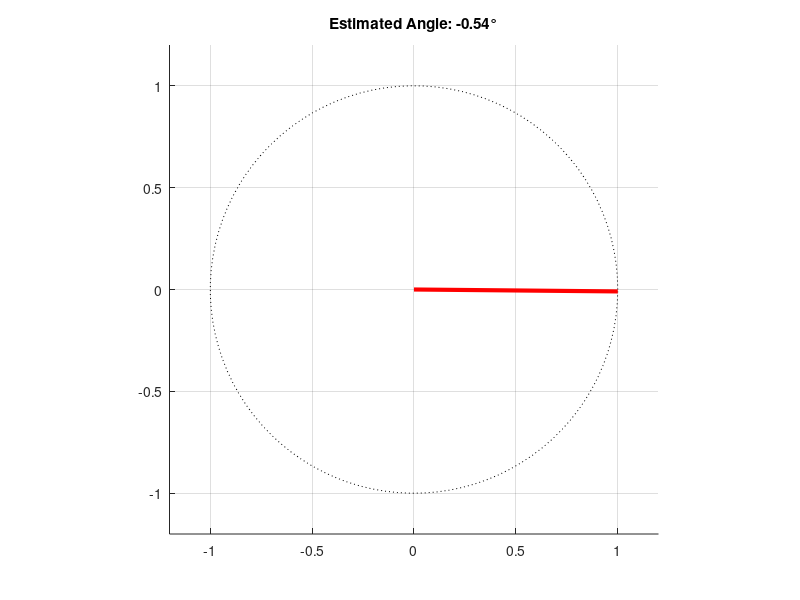

This figure's MATLAB source:

% Step 4: Animate Rotating Pointer with Kalman Filter Output
clear; clc; close all;

%% Parameters
fs = 100;               % Sampling frequency (Hz)
T = 10;                 % Duration (seconds)
t = 0:1/fs:T;           % Time vector

% True angle (ground truth)
true_angle = 45 * sin(2 * pi * 0.2 * t);  % +/-45 degrees

%% Simulated Sensors
gyro_bias = 0.2;
gyro_noise = 0.5 * randn(size(t));
gyro_rate = [0, diff(true_angle)*fs];
gyro_reading = gyro_rate + gyro_bias + gyro_noise;

accel_noise = 2 * randn(size(t));
accel_reading = true_angle + accel_noise;

%% Kalman Filter Initialization
x = [accel_reading(1); 0];
P = eye(2);
Q = [0.01 0; 0 0.003];
R = 4;
A = [1 -1/fs; 0 1];
B = [1/fs; 0];
H = [1 0];

fused_kalman = zeros(size(t));
fused_kalman(1) = x(1);

%% Kalman Filter Loop
for i = 2:length(t)
    x = A * x + B * gyro_reading(i);
    P = A * P * A' + Q;

    K = P * H' / (H * P * H' + R);
    x = x + K * (accel_reading(i) - H * x);
    P = (eye(2) - K * H) * P;

    fused_kalman(i) = x(1);
end

%% Animation
figure('Name', 'Rotating Pointer – Kalman Filter Estimate');
r = 1; % length of pointer

for k = 1:5:length(t)  % skip frames for smoother animation
    cla;
    hold on;
    % Draw circle
    theta_disk = linspace(0, 2*pi, 100);
    plot(cos(theta_disk), sin(theta_disk), 'k:');

    % Draw pointer (use fused_kalman angle)
    angle_rad = deg2rad(fused_kalman(k));
    x = [0 r * cos(angle_rad)];
    y = [0 r * sin(angle_rad)];
    plot(x, y, 'r', 'LineWidth', 3);

    axis equal;
    axis([-1.2 1.2 -1.2 1.2]);
    title(sprintf('Estimated Angle: %.2f°', fused_kalman(k)));
    grid on;
    drawnow;
end
